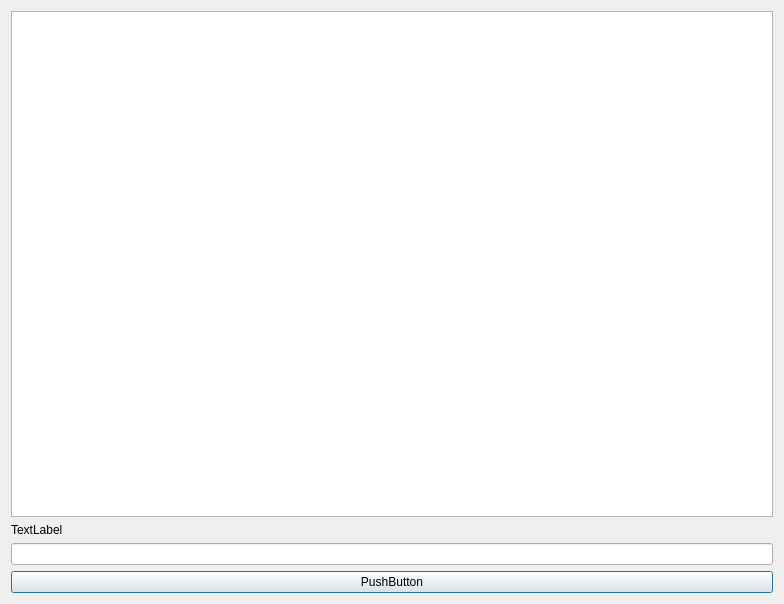
<?xml version="1.0" encoding="UTF-8"?>
<ui version="4.0">
 <class>CityGameDialog</class>
 <widget class="QDialog" name="CityGameDialog">
  <property name="geometry">
   <rect>
    <x>0</x>
    <y>0</y>
    <width>784</width>
    <height>604</height>
   </rect>
  </property>
  <property name="windowTitle">
   <string>Dialog</string>
  </property>
  <layout class="QVBoxLayout" name="verticalLayout">
   <item>
    <widget class="QListWidget" name="historyList"/>
   </item>
   <item>
    <widget class="QLabel" name="messageLabel">
     <property name="text">
      <string>TextLabel</string>
     </property>
    </widget>
   </item>
   <item>
    <widget class="QLineEdit" name="inputField"/>
   </item>
   <item>
    <widget class="QPushButton" name="sendButton">
     <property name="text">
      <string>PushButton</string>
     </property>
    </widget>
   </item>
  </layout>
 </widget>
 <resources/>
 <connections/>
</ui>
